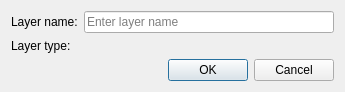
<?xml version="1.0" encoding="UTF-8"?>
<ui version="4.0">
 <class>NetworkLayerDialog</class>
 <widget class="QDialog" name="NetworkLayerDialog">
  <property name="windowModality">
   <enum>Qt::WindowModal</enum>
  </property>
  <property name="geometry">
   <rect>
    <x>0</x>
    <y>0</y>
    <width>358</width>
    <height>93</height>
   </rect>
  </property>
  <property name="windowTitle">
   <string>Layer Properties</string>
  </property>
  <layout class="QVBoxLayout" name="verticalLayout">
   <property name="sizeConstraint">
    <enum>QLayout::SetFixedSize</enum>
   </property>
   <item>
    <layout class="QFormLayout" name="formLayout">
     <item row="0" column="0">
      <widget class="QLabel" name="labelName">
       <property name="text">
        <string>Layer name:</string>
       </property>
       <property name="buddy">
        <cstring>editName</cstring>
       </property>
      </widget>
     </item>
     <item row="0" column="1">
      <widget class="QLineEdit" name="editName">
       <property name="minimumSize">
        <size>
         <width>250</width>
         <height>0</height>
        </size>
       </property>
       <property name="placeholderText">
        <string>Enter layer name</string>
       </property>
       <property name="clearButtonEnabled">
        <bool>true</bool>
       </property>
      </widget>
     </item>
     <item row="1" column="0">
      <widget class="QLabel" name="labelType">
       <property name="text">
        <string>Layer type:</string>
       </property>
      </widget>
     </item>
     <item row="1" column="1">
      <widget class="QLabel" name="labelTypeValue">
       <property name="text">
        <string/>
       </property>
      </widget>
     </item>
    </layout>
   </item>
   <item>
    <widget class="QDialogButtonBox" name="buttonBox">
     <property name="orientation">
      <enum>Qt::Horizontal</enum>
     </property>
     <property name="standardButtons">
      <set>QDialogButtonBox::Cancel|QDialogButtonBox::Ok</set>
     </property>
    </widget>
   </item>
  </layout>
 </widget>
 <resources/>
 <connections>
  <connection>
   <sender>buttonBox</sender>
   <signal>accepted()</signal>
   <receiver>NetworkLayerDialog</receiver>
   <slot>accept()</slot>
   <hints>
    <hint type="sourcelabel">
     <x>257</x>
     <y>83</y>
    </hint>
    <hint type="destinationlabel">
     <x>157</x>
     <y>274</y>
    </hint>
   </hints>
  </connection>
  <connection>
   <sender>buttonBox</sender>
   <signal>rejected()</signal>
   <receiver>NetworkLayerDialog</receiver>
   <slot>reject()</slot>
   <hints>
    <hint type="sourcelabel">
     <x>325</x>
     <y>83</y>
    </hint>
    <hint type="destinationlabel">
     <x>286</x>
     <y>274</y>
    </hint>
   </hints>
  </connection>
 </connections>
</ui>
